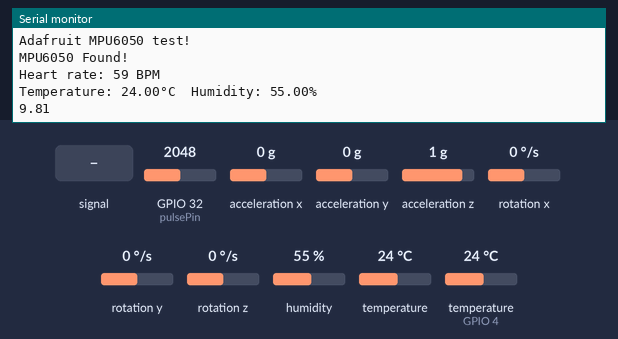
Bench run of a sketch on a simulated ESP32. Parts: the last lines printed to the serial monitor. The inputs (shaded band) are chosen by the test bench; at power-on: acceleration x 0 g, humidity 55 %, GPIO 32 (pulsePin) = 2048, acceleration y 0 g, temperature (sensor on GPIO 4) 24 °C, acceleration z 1 g, rotation x 0 °/s, rotation y 0 °/s, rotation z 0 °/s, temperature 24 °C. WiFi joins after 1.5 s; servers stay silent unless stated.

Above: at 3.1 s.
3.2 s: GPIO 32 (pulsePin) fed a 200 Hz sine of ±327 counts around its level
4.9 s: acceleration x set to -1.4 g
At 6.2 s:
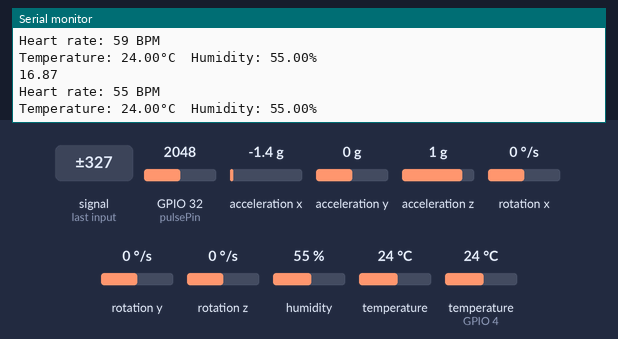
6.6 s: humidity set to 22 %
At 7.6 s:
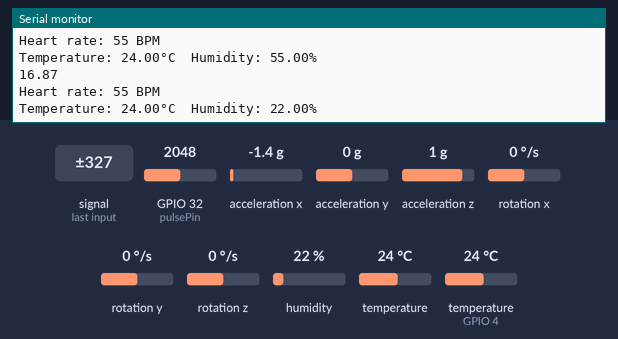
8.3 s: GPIO 32 (pulsePin) set to 2866
At 9.8 s:
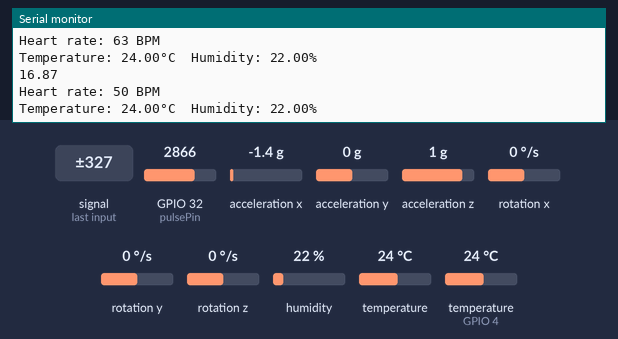
10.0 s: acceleration y set to -1.4 g
At 11.1 s:
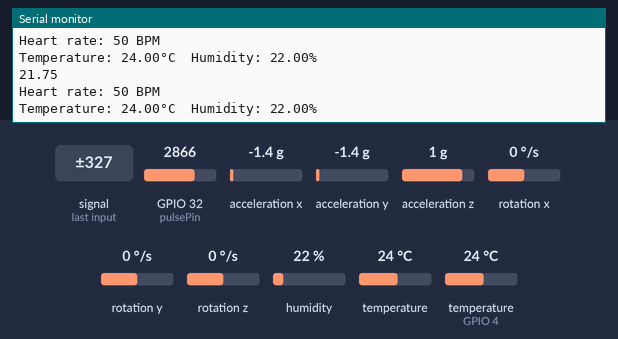
11.7 s: temperature (sensor on GPIO 4) set to 12 °C
At 14.27 s:
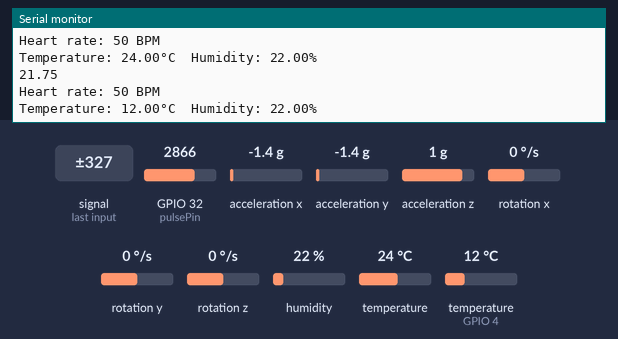
Timing chart, 0 to 14.4 s (numbered marks = the images above; inputs shaded):
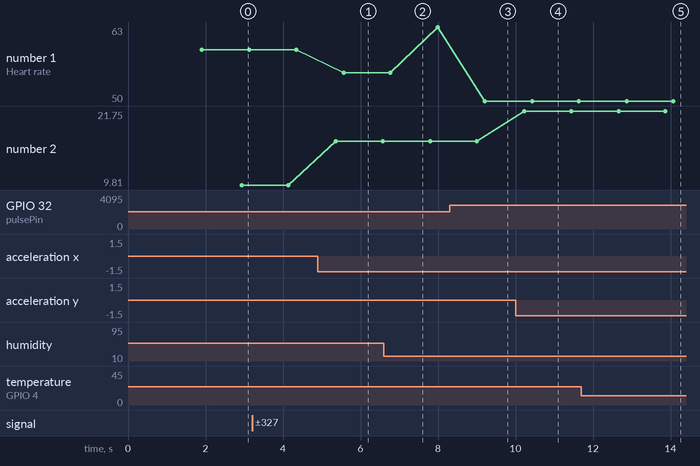

Measured:
- after the input at 4.9 s, the serial monitor: prints a new line after 0.46 s (image 1)
- after the input at 6.6 s, the serial monitor: prints a new line after 0.19 s (image 2)
- after the input at 8.3 s, the serial monitor: prints a new line after 0.90 s (image 3)
- after the input at 10.0 s, the serial monitor: prints a new line after 0.23 s (image 4)
- after the input at 11.7 s, the serial monitor: prints a new line after 2.4 s (image 5)
- plotted number 1: 63 → 50 after the input at 8.3 s
- plotted number 2: 9.81 → 16.87 after the input at 4.9 s, 16.87 → 21.75 after the input at 10.0 s

The sketch:

safty_tracking.ino
```cpp
#define BLYNK_TEMPLATE_ID "TMPL3dxZ6zx77"
#define BLYNK_TEMPLATE_NAME "iot fall detection system"
#define BLYNK_AUTH_TOKEN "a19ptEVfogqz9uNIfDvp7E5yd3CSpEfV"

#define BLYNK_PRINT Serial
#define DHTTYPE DHT11

#include <WiFi.h>
#include <WiFiClient.h>
#include <BlynkSimpleEsp32.h>
#include <Adafruit_MPU6050.h>
#include <Adafruit_Sensor.h>
#include <Wire.h>
#include <DHT.h>


const int DHTPIN = 4;
const int pulsePin = 32;
int pulseValue;
int bpm;

Adafruit_MPU6050 mpu;
DHT dht(DHTPIN, DHTTYPE);

char auth[] = "a19ptEVfogqz9uNIfDvp7E5yd3CSpEfV";

char ssid[] = "9400";
char pass[] = "88888888";

BlynkTimer timer;

void sendSensor()
{pinMode(pulsePin, INPUT);
  if(mpu.getMotionInterruptStatus()) {
    sensors_event_t a, g, temp;
    mpu.getEvent(&a, &g, &temp);


  float accelerationX = a.acceleration.x;
  float accelerationY = a.acceleration.y;
  float accelerationZ = a.acceleration.z;
  float totalAcceleration = sqrt(pow(accelerationX, 2) + pow(accelerationY, 2) + pow(accelerationZ, 2));
  Serial.println(totalAcceleration);


    Blynk.virtualWrite(V2, a.acceleration.z);
    Blynk.virtualWrite(V3,g.gyro.x);
    Blynk.virtualWrite(V4,g.gyro.y);
    Blynk.virtualWrite(V5,totalAcceleration);

   delay(200);
  }
}
void setup()
{

   Serial.begin(115200);
    while (!Serial)
    delay(10);

  Serial.println("Adafruit MPU6050 test!");


  if (!mpu.begin()) {
    Serial.println("Failed to find MPU6050 chip");
    while (1) {
      delay(10);
    }
  }
  Serial.println("MPU6050 Found!");

  mpu.setHighPassFilter(MPU6050_HIGHPASS_0_63_HZ);
  mpu.setMotionDetectionThreshold(1);
  mpu.setMotionDetectionDuration(20);
  mpu.setInterruptPinLatch(true);
  mpu.setInterruptPinPolarity(true);
  mpu.setMotionInterrupt(true);

  Serial.println("");
  delay(100);

  Blynk.begin(auth, ssid, pass);
  timer.setInterval(100L, sendSensor);

  dht.begin();

  }

void loop()
{
  pulseValue = analogRead(pulsePin);

  if (pulseValue > 600) {

    bpm = 60000 / pulseValue +30;
    Serial.print("Heart rate: ");
    Serial.print(bpm);
    Serial.println(" BPM");

    // Send the heart rate to Blynk
    Blynk.virtualWrite(V6, bpm);}                          //bpm ends


  float temperature = dht.readTemperature();
  float humidity = dht.readHumidity();
  Serial.print("Temperature: ");
  Serial.print(temperature);
  Serial.print("°C\t");
  Blynk.virtualWrite(V0,temperature);

  Serial.print("Humidity: ");
  Serial.print(humidity);
  Serial.println("%");
  Blynk.virtualWrite(V1, humidity);                        //dth ends


   delay(1000);
  Blynk.run();
  timer.run();
}
```
